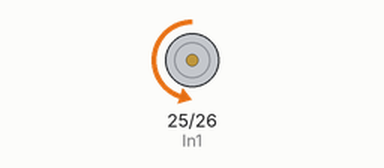
This sketch was run on a simulated ESP32. Parts: motor-driver pin pairs drawn as motors (green arrow = first pin HIGH = forward, orange = second pin HIGH = backward, longer = more drive). The ROS host is connected and sends only what is stated.

Above: at 0.1 s.
At 0.7 s:
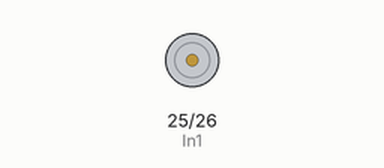
Timing chart, 0 to 2.2 s (numbered marks = the images above):
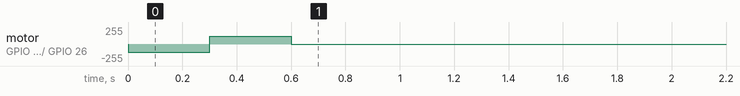

The sketch:

ros_movement_scissors_motor.ino
```cpp
#include <micro_ros_arduino.h>

#include <stdio.h>
#include <rcl/rcl.h>
#include <rclc/rclc.h>
#include <rclc/executor.h>
#include <rcl/error_handling.h>

#include <std_msgs/msg/int32.h>

#include <digitalWriteFast.h>

const int EncA = 13;
const int EncB = 15;
const int In1 = 25;
const int In2 = 26;

std_msgs__msg__Int32 msg1;
std_msgs__msg__Int32 msg2;
std_msgs__msg__Int32 pub_msg;

rcl_publisher_t publisher;
rcl_subscription_t subscriber1;
rcl_subscription_t subscriber2;
rclc_executor_t executor;
rclc_support_t support;
rcl_allocator_t allocator;
rcl_node_t node;
rcl_timer_t timer;

#define RCCHECK(fn) { rcl_ret_t temp_rc = fn; if((temp_rc != RCL_RET_OK)){printf("[!] RCCHECK");}}
#define RCSOFTCHECK(fn) { rcl_ret_t temp_rc = fn; if((temp_rc != RCL_RET_OK)){printf("[!] RSOFTCHECK");}}

int expected_position = 0;
int camera_servo_angle = 0;
int error_position = 0;

const float resolution = 0.000571; //0.0109986

volatile int pwm_value = 50;
volatile int position = 0;
volatile long counter = 0;
volatile bool direction = false;

void publisher_callback(rcl_timer_t * timer, int64_t last_call_time)
{
  RCLC_UNUSED(last_call_time);
  if (timer != NULL) {
    pub_msg.data = position;
    RCSOFTCHECK(rcl_publish(&publisher, &pub_msg, NULL));
  }
}

void subscription_callback_scissors(const void * msgin){
  const std_msgs__msg__Int32 * msg1 = (const std_msgs__msg__Int32 *)msgin;
  expected_position = msg1->data;
}

void subscription_callback_servo(const void * msgin){
  const std_msgs__msg__Int32 * msg2 = (const std_msgs__msg__Int32 *)msgin;
  camera_servo_angle = msg2->data;
}

void IRAM_ATTR handleInterrupt() {
  bool r1 = digitalReadFast(EncA);
  bool r2 = digitalReadFast(EncB);
  if (r1 == r2) {
    if (direction){
      counter++;
    }else{
      counter--;
    }
  }
  position = counter * resolution;
  // needed to implement PID
}


void setup(){
  set_microros_transports();
  pinMode(In1, OUTPUT);                 //Pin declarado como salida para el motor
  pinMode(In2, OUTPUT);                 //Pin declarado como salida para el motor
  pinMode(EncA, INPUT_PULLUP);          //Pin declarado como entrada, señal A del encoder de cuadratura
  pinMode(EncB, INPUT_PULLUP);          //Pin declarado como entrada, señal B del encoder de cuadratura
  // attachInterrupt(digitalPinToInterrupt(EncA), handleInterrupt, CHANGE);  //Leer señal A del encoder por interrupción, y asignar a Encoder

  allocator = rcl_get_default_allocator();

  RCCHECK(rclc_support_init(&support, 0, NULL, &allocator));
  RCCHECK(rclc_node_init_default(&node, "scissors_motor", "", &support));

  RCCHECK(rclc_subscription_init_default(
    &subscriber1,
    &node,
    ROSIDL_GET_MSG_TYPE_SUPPORT(std_msgs, msg, Int32),
    "scissors_movement"));

   RCCHECK(rclc_subscription_init_default(
    &subscriber2,
    &node,
    ROSIDL_GET_MSG_TYPE_SUPPORT(std_msgs, msg, Int32),
    "scissors_angle"));

  RCCHECK(rclc_publisher_init_default(
    &publisher,
    &node,
    ROSIDL_GET_MSG_TYPE_SUPPORT(std_msgs, msg, Int32),
    "scissors_position"));

  const unsigned int timer_timeout = 10;
  RCCHECK(rclc_timer_init_default(
    &timer,
    &support,
    RCL_MS_TO_NS(timer_timeout),
    publisher_callback));

  RCCHECK(rclc_executor_init(&executor, &support.context, 3, &allocator));
  RCCHECK(rclc_executor_add_subscription(&executor, &subscriber1, &msg1, &subscription_callback_scissors, ON_NEW_DATA));
  RCCHECK(rclc_executor_add_subscription(&executor, &subscriber2, &msg2, &subscription_callback_servo, ON_NEW_DATA));
  RCCHECK(rclc_executor_add_timer(&executor, &timer));

  pub_msg.data = 0;

  analogWrite(In1, 0);
  analogWrite(In2, 120);
  delay(300);
  analogWrite(In1, 120);
  analogWrite(In2, 0);
  delay(300);
  analogWrite(In1, 0);
  analogWrite(In2, 0);

  expected_position = 0;
  position = 0;
}

void movement(bool dir){
  analogWrite(In1,  dir * pwm_value);
  analogWrite(In2, !dir * pwm_value);
}

void loop(){
  RCSOFTCHECK(rclc_executor_spin_some(&executor, RCL_MS_TO_NS(100)));
  delay(10);

  error_position = expected_position - position;
  direction = (error_position > 0);

  if(abs(error_position) > 2) {
    movement((error_position > 0));
  } else {
    analogWrite(In1, 0);
    analogWrite(In2, 0);
  }
}
```
